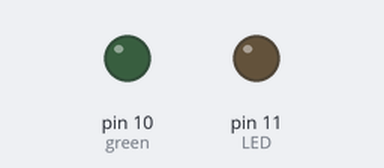
Recording of a sketch running on a simulated Arduino Uno, built with avr-gcc and run on an emulated ATmega328P. On the bench: output pins drawn as LEDs (lit = HIGH). Random numbers use the default seed unless the sketch sets one.

Above: at 0.05 s.
At 3.1 s:
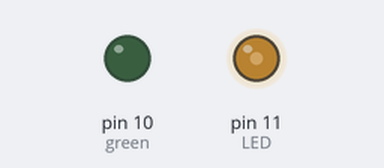
At 6.2 s:
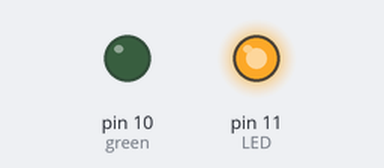
At 14.95 s:
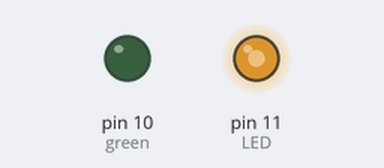
Timing chart, 0 to 19.5 s (numbered marks = the images above):
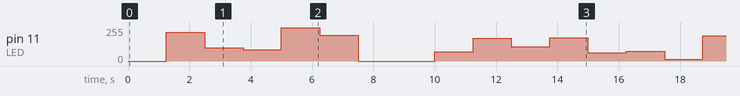

The sketch:

3.ino
```cpp
const byte LED = 11;
const byte green = 10;
byte light_amount = 0;
byte modification = 5;
const byte delay_time = 250;
char choix = 0;

// fonction qui prend un input
void input(){
  choix = Serial.parseInt();          // User input(int) -> choix
}

void setup() {
  Serial.begin(9600);
  randomSeed(analogRead(0));
  pinMode(LED, OUTPUT);
  pinMode(green, OUTPUT);
}

void loop() {
  // allumer une led
  analogWrite(LED, light_amount);

  //prendre linput et checker sa valeur
  input();
  switch (choix){
    case 1:
      digitalWrite(green, HIGH);                               // allumer la led
    case 2:
      digitalWrite(green, LOW);                                // fermer la led
  }

  // bloc de code qui donne une valeur random a modification
  modification = random(100);
  light_amount = map(modification, 0, 100, 0, 255);             // modification = x/100 (%) -> x/255
  //Serial.println(light_amount);

  if (light_amount <= 0 || light_amount >= 255) {
    modification = -modification;
  }
  delay(delay_time);
}
```
